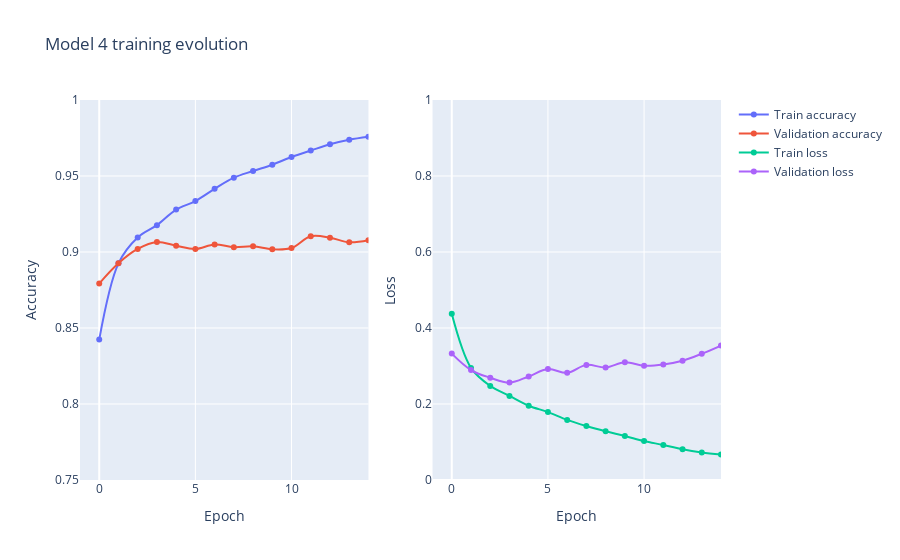

The notebook cell saved with this chart:
### Code cell
fig = make_subplots(rows=1, cols=2)

history =  json.load(open('model_history/model4_history', 'r'))

fig.add_trace(go.Scatter(y=history['accuracy'],
                    mode='lines+markers',
                    name='Train accuracy',
                    line_shape='spline'), row=1, col=1)

fig.add_trace(go.Scatter(y=history['val_accuracy'],
                    mode='lines+markers',
                    name='Validation accuracy',
                    line_shape='spline'), row=1, col=1)

fig.add_trace(go.Scatter(y=history['loss'],
                    mode='lines+markers',
                    name='Train loss',
                    line_shape='spline'), row=1, col=2)

fig.add_trace(go.Scatter(y=history['val_loss'],
                    mode='lines+markers',
                    name='Validation loss',
                    line_shape='spline'), row=1, col=2)

# Update yaxis properties
fig.update_yaxes(title_text="Accuracy", range=[.75,1], row=1, col=1)
fig.update_yaxes(title_text="Loss", range=[0,1], row=1, col=2)
fig.update_xaxes(title_text="Epoch", range=[-1,14],row=1, col=1)
fig.update_xaxes(title_text="Epoch", range=[-1,14], row=1, col=2)

fig.update_layout( title_text="Model 4 training evolution")
fig.show()

### Figure 1 — Plotly figure (JSON) as saved in the notebook; plotly's stock layout.template omitted (floating-point values rounded to 4 significant figures)
{"data": [{"line": {"shape": "spline"}, "mode": "lines+markers", "name": "Train accuracy", "type": "scatter", "xaxis": "x", "y": [0.8424, 0.8925, 0.9095, 0.9176, 0.9279, 0.9335, 0.9415, 0.9489, 0.9533, 0.9574, 0.9625, 0.9667, 0.9708, 0.9738, 0.9758], "yaxis": "y"}, {"line": {"shape": "spline"}, "mode": "lines+markers", "name": "Validation accuracy", "type": "scatter", "xaxis": "x", "y": [0.8792, 0.8926, 0.902, 0.9066, 0.9041, 0.902, 0.905, 0.9032, 0.9038, 0.9018, 0.9026, 0.9103, 0.9094, 0.9064, 0.9078], "yaxis": "y"}, {"line": {"shape": "spline"}, "mode": "lines+markers", "name": "Train loss", "type": "scatter", "xaxis": "x2", "y": [0.4375, 0.295, 0.2476, 0.2213, 0.1955, 0.1787, 0.1581, 0.1419, 0.1281, 0.1159, 0.1025, 0.09211, 0.08072, 0.07251, 0.06714], "yaxis": "y2"}, {"line": {"shape": "spline"}, "mode": "lines+markers", "name": "Validation loss", "type": "scatter", "xaxis": "x2", "y": [0.3326, 0.2894, 0.2692, 0.2563, 0.2725, 0.2919, 0.2821, 0.3029, 0.2962, 0.3099, 0.301, 0.304, 0.3137, 0.3322, 0.3538], "yaxis": "y2"}], "layout": {"title": {"text": "Model 4 training evolution"}, "xaxis": {"anchor": "y", "domain": [0, 0.45], "range": [-1, 14], "title": {"text": "Epoch"}}, "xaxis2": {"anchor": "y2", "domain": [0.55, 1], "range": [-1, 14], "title": {"text": "Epoch"}}, "yaxis": {"anchor": "x", "domain": [0, 1], "range": [0.75, 1], "title": {"text": "Accuracy"}}, "yaxis2": {"anchor": "x2", "domain": [0, 1], "range": [0, 1], "title": {"text": "Loss"}}}}
